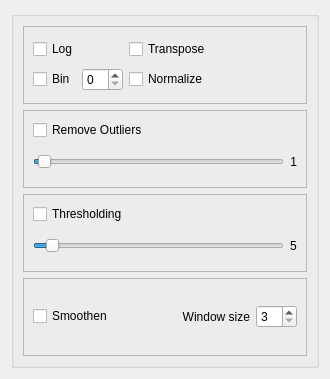
          <widget class="QWidget" name="page_2">
           <property name="geometry">
            <rect>
             <x>0</x>
             <y>0</y>
             <width>330</width>
             <height>379</height>
            </rect>
           </property>
           <attribute name="label">
            <string>Image Processing</string>
           </attribute>
           <layout class="QGridLayout" name="gridLayout_8">
            <item row="0" column="0">
             <widget class="QGroupBox" name="groupBox">
              <property name="title">
               <string/>
              </property>
              <layout class="QGridLayout" name="gridLayout_24">
               <item row="3" column="0">
                <widget class="QFrame" name="frame_2">
                 <property name="frameShape">
                  <enum>QFrame::StyledPanel</enum>
                 </property>
                 <property name="frameShadow">
                  <enum>QFrame::Raised</enum>
                 </property>
                 <layout class="QGridLayout" name="gridLayout_27">
                  <item row="0" column="0">
                   <layout class="QHBoxLayout" name="horizontalLayout_4">
                    <item>
                     <widget class="QCheckBox" name="cb_smooth">
                      <property name="text">
                       <string>Smoothen</string>
                      </property>
                     </widget>
                    </item>
                    <item>
                     <widget class="QLabel" name="label_23">
                      <property name="text">
                       <string>Window size</string>
                      </property>
                      <property name="alignment">
                       <set>Qt::AlignRight|Qt::AlignTrailing|Qt::AlignVCenter</set>
                      </property>
                     </widget>
                    </item>
                    <item>
                     <widget class="QSpinBox" name="sb_smooth_size">
                      <property name="sizePolicy">
                       <sizepolicy hsizetype="Fixed" vsizetype="Fixed">
                        <horstretch>0</horstretch>
                        <verstretch>0</verstretch>
                       </sizepolicy>
                      </property>
                      <property name="inputMethodHints">
                       <set>Qt::ImhDigitsOnly</set>
                      </property>
                      <property name="minimum">
                       <number>3</number>
                      </property>
                      <property name="singleStep">
                       <number>2</number>
                      </property>
                      <property name="value">
                       <number>3</number>
                      </property>
                     </widget>
                    </item>
                   </layout>
                  </item>
                 </layout>
                </widget>
               </item>
               <item row="1" column="0">
                <widget class="QFrame" name="frame_4">
                 <property name="frameShape">
                  <enum>QFrame::StyledPanel</enum>
                 </property>
                 <property name="frameShadow">
                  <enum>QFrame::Raised</enum>
                 </property>
                 <layout class="QGridLayout" name="gridLayout_25">
                  <item row="0" column="0">
                   <layout class="QGridLayout" name="gridLayout_21">
                    <item row="0" column="0">
                     <widget class="QCheckBox" name="cb_remove_outliers">
                      <property name="text">
                       <string>Remove Outliers</string>
                      </property>
                     </widget>
                    </item>
                    <item row="1" column="0">
                     <layout class="QHBoxLayout" name="horizontalLayout">
                      <item>
                       <widget class="QSlider" name="hs_nsigma">
                        <property name="maximum">
                         <number>200</number>
                        </property>
                        <property name="value">
                         <number>3</number>
                        </property>
                        <property name="orientation">
                         <enum>Qt::Horizontal</enum>
                        </property>
                       </widget>
                      </item>
                      <item>
                       <widget class="QLabel" name="label_nsigma">
                        <property name="text">
                         <string>1</string>
                        </property>
                        <property name="alignment">
                         <set>Qt::AlignRight|Qt::AlignTrailing|Qt::AlignVCenter</set>
                        </property>
                       </widget>
                      </item>
                     </layout>
                    </item>
                   </layout>
                  </item>
                 </layout>
                </widget>
               </item>
               <item row="2" column="0">
                <widget class="QFrame" name="frame_3">
                 <property name="frameShape">
                  <enum>QFrame::StyledPanel</enum>
                 </property>
                 <property name="frameShadow">
                  <enum>QFrame::Raised</enum>
                 </property>
                 <layout class="QGridLayout" name="gridLayout_26">
                  <item row="0" column="0">
                   <layout class="QGridLayout" name="gridLayout_5">
                    <item row="0" column="0">
                     <layout class="QHBoxLayout" name="horizontalLayout_3">
                      <item>
                       <widget class="QCheckBox" name="cb_remove_bg">
                        <property name="text">
                         <string>Thresholding</string>
                        </property>
                       </widget>
                      </item>
                     </layout>
                    </item>
                    <item row="1" column="0">
                     <layout class="QHBoxLayout" name="horizontalLayout_2">
                      <item>
                       <widget class="QSlider" name="hs_bg_threshold">
                        <property name="maximum">
                         <number>100</number>
                        </property>
                        <property name="singleStep">
                         <number>5</number>
                        </property>
                        <property name="pageStep">
                         <number>5</number>
                        </property>
                        <property name="value">
                         <number>5</number>
                        </property>
                        <property name="orientation">
                         <enum>Qt::Horizontal</enum>
                        </property>
                       </widget>
                      </item>
                      <item>
                       <widget class="QLabel" name="label_bg_threshold">
                        <property name="text">
                         <string>5</string>
                        </property>
                       </widget>
                      </item>
                     </layout>
                    </item>
                   </layout>
                  </item>
                 </layout>
                </widget>
               </item>
               <item row="0" column="0">
                <widget class="QFrame" name="frame">
                 <property name="frameShape">
                  <enum>QFrame::StyledPanel</enum>
                 </property>
                 <property name="frameShadow">
                  <enum>QFrame::Raised</enum>
                 </property>
                 <layout class="QGridLayout" name="gridLayout_28">
                  <item row="0" column="0">
                   <widget class="QCheckBox" name="cb_log">
                    <property name="styleSheet">
                     <string notr="true"/>
                    </property>
                    <property name="text">
                     <string>Log </string>
                    </property>
                    <property name="checked">
                     <bool>false</bool>
                    </property>
                   </widget>
                  </item>
                  <item row="0" column="1">
                   <widget class="QCheckBox" name="cb_transpose">
                    <property name="layoutDirection">
                     <enum>Qt::LeftToRight</enum>
                    </property>
                    <property name="text">
                     <string>Transpose</string>
                    </property>
                   </widget>
                  </item>
                  <item row="1" column="0">
                   <layout class="QHBoxLayout" name="horizontalLayout_9">
                    <item>
                     <widget class="QCheckBox" name="sb_bin">
                      <property name="sizePolicy">
                       <sizepolicy hsizetype="Fixed" vsizetype="Fixed">
                        <horstretch>0</horstretch>
                        <verstretch>0</verstretch>
                       </sizepolicy>
                      </property>
                      <property name="text">
                       <string>Bin</string>
                      </property>
                     </widget>
                    </item>
                    <item>
                     <widget class="QSpinBox" name="sb_bin_val">
                      <property name="sizePolicy">
                       <sizepolicy hsizetype="Fixed" vsizetype="Fixed">
                        <horstretch>0</horstretch>
                        <verstretch>0</verstretch>
                       </sizepolicy>
                      </property>
                     </widget>
                    </item>
                   </layout>
                  </item>
                  <item row="1" column="1">
                   <widget class="QCheckBox" name="cb_norm">
                    <property name="text">
                     <string>Normalize</string>
                    </property>
                   </widget>
                  </item>
                 </layout>
                </widget>
               </item>
              </layout>
             </widget>
            </item>
           </layout>
          </widget>
